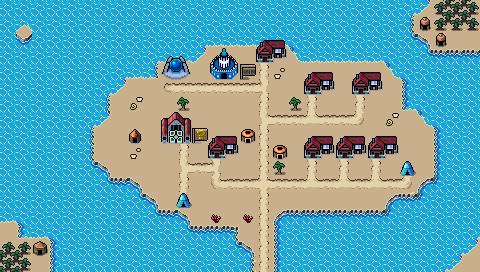

This game map was drawn from its Tiled (.tmx) file and the tilesets committed beside it. A one-line description and the trimmed map source follow:
An orthogonal 30x17 tile map with 16x16 px tiles, 4 tile layers (Background, Ground, Foreground, AboveSprites), 3 tilesets and 8 objects.

<map version="1.10" tiledversion="1.10.1" orientation="orthogonal" renderorder="right-down" width="30" height="17" tilewidth="16" tileheight="16" infinite="0" nextlayerid="6" nextobjectid="57">
 <editorsettings>
  <export target="wastetown..tmx" format="tmx" />
 </editorsettings>
 <tileset firstgid="1" source="../../../../common/maps/tileset/main.tsx" />
 <tileset firstgid="10113" source="../../../../common/maps/tileset/buildings.tsx" />
 <tileset firstgid="11905" source="../../../../common/maps/tileset/buildings-nocollide.tsx" />
 <layer id="1" name="Background" width="30" height="17">
  <data>[510 cells, 510 non-empty, 21 distinct tile ids]</data>
 </layer>
 <layer id="2" name="Ground" width="30" height="17">
  <data>[510 cells, 62 non-empty, 14 distinct tile ids]</data>
 </layer>
 <layer id="3" name="Foreground" width="30" height="17">
  <properties>
   <property name="spriteLayer" type="bool" value="true" />
  </properties>
  <data>[510 cells, 46 non-empty, 27 distinct tile ids]</data>
 </layer>
 <layer id="5" name="AboveSprites" width="30" height="17">
  <data>[510 cells, 19 non-empty, 7 distinct tile ids]</data>
 </layer>
 <objectgroup id="4" name="Objects">
  <object id="38" template="../../../../common/maps/obj/entry_up.tx" x="256" y="271" />
  <object id="41" template="../../../../common/maps/obj/shop.tx" x="304" y="98">
   <properties>
    <property name="commonShopList" value="RingTownBooster" /></properties>
  </object>
  <object id="42" template="../../../../common/maps/obj/shop.tx" x="368" y="162">
   <properties>
    <property name="commonShopList" value="RingTownBlueCreatures" /></properties>
  </object>
  <object id="43" template="../../../../common/maps/obj/shop.tx" x="353" y="98">
   <properties>
    <property name="commonShopList" value="RingTownLandsBlue" /></properties>
  </object>
  <object id="47" template="../../../../common/maps/obj/inn.tx" x="215" y="82" />
  <object id="48" template="../../../../common/maps/obj/shop.tx" x="173.75" y="209.75" width="20.75" height="18.75">
   <properties>
    <property name="commonShopList" value="Island" /></properties>
  </object>
  <object id="52" template="../../../../common/maps/obj/quest.tx" x="159" y="146" width="34" height="16">
   <properties>
    <property name="questtype" value="island_town_tribal" />
   </properties>
  </object>
  <object id="53" template="../../../../common/maps/obj/shardtrader.tx" x="398" y="178" />
  </objectgroup>
</map>
